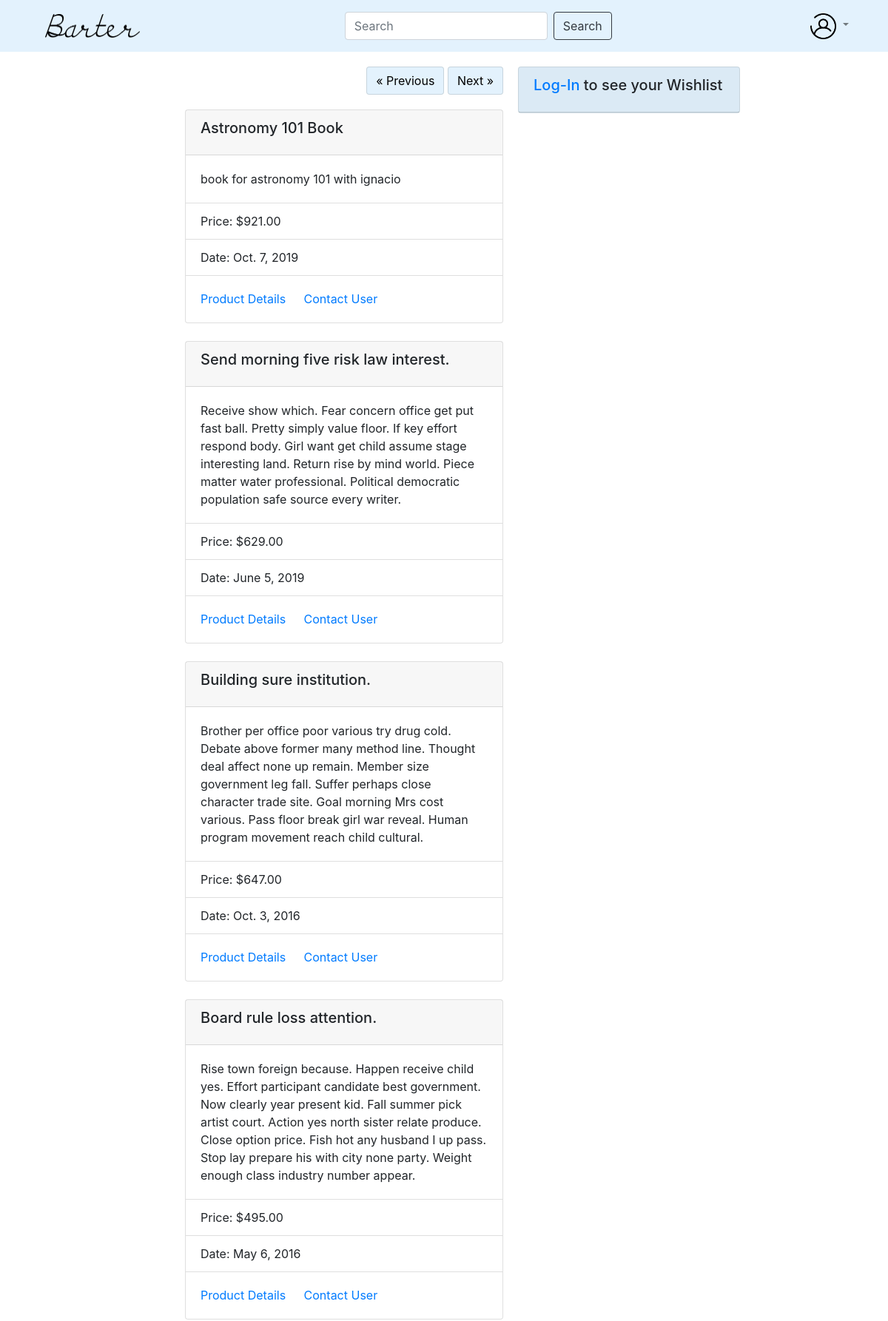
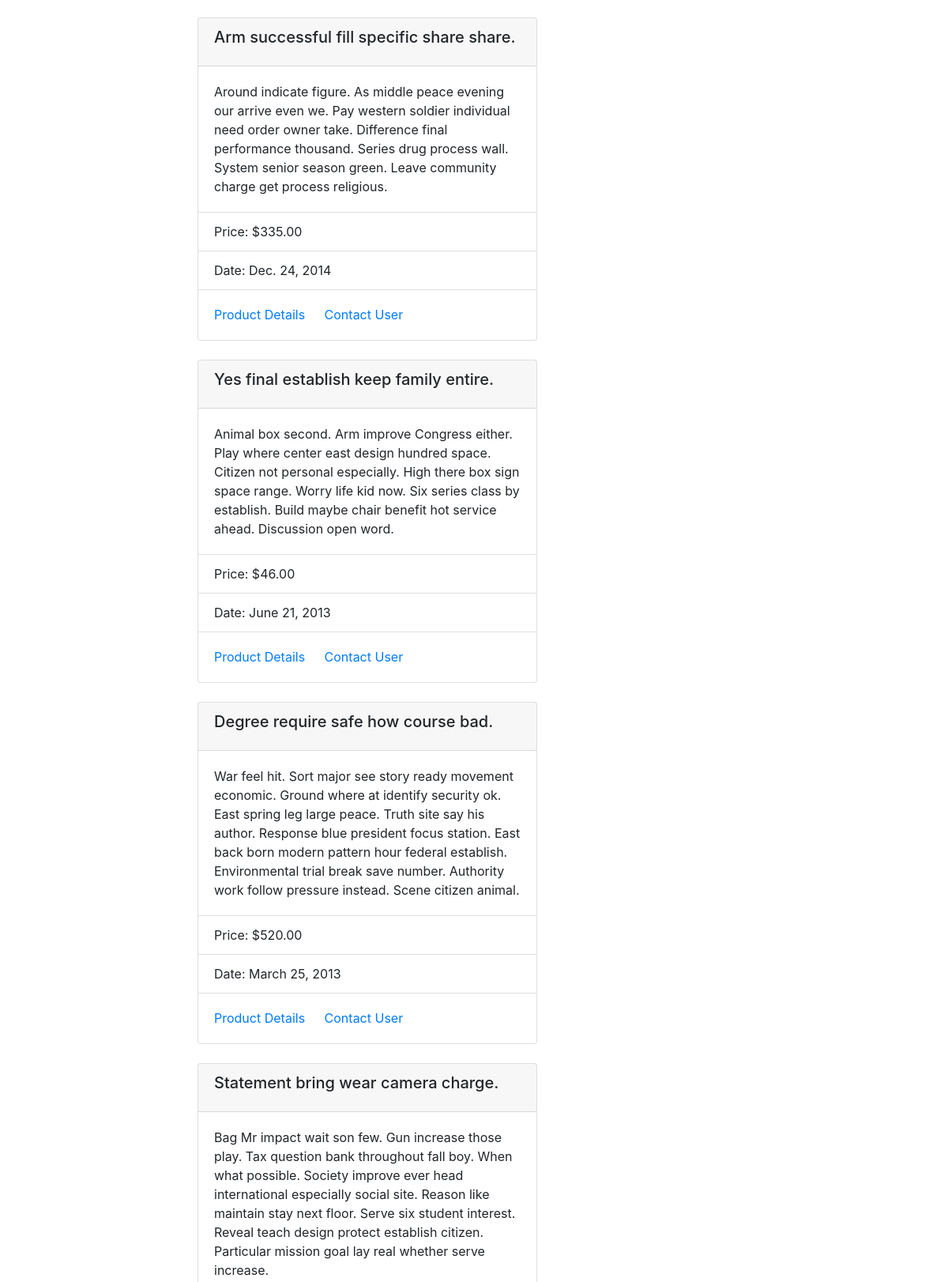
The page / (upper part) on the database its author committed (2 pictures, top to bottom).
### main_app/models.py (models this page shows, shortened)
class Item(models.Model):
	FN = 'FN'
	BK = 'BK'
	ED = 'ED'
	DG = 'DG'
	AP = 'AP'
	AC = 'AC'
	SH = 'SH'
	ST = 'ST'
	categories = [
		(FN, 'Furniture'),
		(BK, 'Book'),
		(ED, 'Electronic Device'),
		(DG, 'Digital Good'),
		(AP, 'Apparel'),
		(SH, 'Shoes'),
		(AC, 'Accessories'),
		(ST, 'College Supply')
	]
	pid = models.UUIDField(default=uuid.uuid4, editable=False, unique=True)
	category = models.CharField(max_length=2, choices=categories, default=BK)
	title = models.CharField(max_length=128)
	price = models.DecimalField(max_digits=8, decimal_places=2)
	description = models.TextField()
	date_posted = models.DateField()
	user = models.ForeignKey(User, on_delete=models.CASCADE)

### main_app/views.py (the view, shortened to what this page needs)
# urls.py: path('', views.index, name='index'),
def index(request):
	if request.method == "GET":
		offset = request.GET.get("offset")
		search_query = request.GET.get("search_query")
		if offset and offset.isdigit():
			offset = int(offset)
		else:
			offset = 0
		if type(search_query) is not str:
			search_query = ""
		results = Item.objects.all().order_by("-date_posted")[offset: offset + POSTS_PER_PAGE]
		context={'posts': results}
		check_login(request ,context)
		return render(request, "index.html", context=context)
	check_for_wishlist_update(request)
	search_query = request.GET.get("search_query")
	param_string = get_param_string(request, search_query)
	return redirect(REDIRECT_URL + param_string)

### main_app/views.py (called while the page is built)
def check_login(request, context):
	if not request.user.is_anonymous:
			context['logged_in'] = True
			context['user'] = request.user
			user = User.objects.filter(username=request.user)[0]
			wishlist = Wishlist.objects.filter(user=user)
			context['wishlist'] = wishlist
			context['wishlist_pids'] = list(map(lambda x : x.item.pid, wishlist))
			context['user_items'] = Item.objects.filter(user=request.user)

### templates/index.html (shortened to what this page needs)
{% extends "base.html" %}
{% block content %}
	{% if posts %}
	<form method="POST">
		<div id="previous-next">
			<button class="btn btn-primary" type="submit" value="selected" name="previous">&laquo Previous</button>
			<button class="btn btn-primary" type="submit" value="selected" name="next">Next &raquo</button>
		</div>
	</form>
		{% for p in posts %}
			<div class="card mt-4" style="width: 100%;">
				<div class="card-header">
					<h5 class="card-title">{{ p.title }}</h5>
				</div>
				<div class="card-body">
					<p class="card-text">{{ p.description }}</p>
				</div>
				<ul class="list-group list-group-flush">
					<li class="list-group-item">Price: ${{ p.price }}</li>
					<li class="list-group-item">Date: {{ p.date_posted }}</li>
				</ul>
				<div class="card-body">
					<a href="{% url 'productpage' pid=p.pid %}"+p.pid class="card-link">Product Details</a>
					<a href="#" class="card-link">Contact User</a>
				</div>
			</div>
		{% endfor %}
	{% else %}
		<h2>No Posts Found!!!</h2>
	{% endif %}
{% endblock %}

### static/main_app/style.css (style rules this page uses)
#previous-next { float: right; margin-bottom: 20px; margin-left: 10px; }
.btn-primary { color: black!important; background-color: #e3f2fd; border-color:rgba(0,0,0,.125)!important; }
.mt-4, .my-4 { margin-bottom: 1.5rem!important; margin-top: 0!important; }

### rows shown on the page
Item: title "Astronomy 101 Book", description "book for astronomy 101 with ignacio", price "921.00", date_posted "Oct. 7, 2019"
Item: title "Send morning five risk law interest.", description "Receive show which. Fear concern office get put fast ball. Pretty simply value floor. If key effort respond body. Girl want get child assume stage interesting land. Return rise by mind world. Piece matter water professional. Political democratic population safe source every writer.", price "629.00", date_posted "June 5, 2019"
Item: title "Building sure institution.", description "Brother per office poor various try drug cold. Debate above former many method line. Thought deal affect none up remain. Member size government leg fall. Suffer perhaps close character trade site. Goal morning Mrs cost various. Pass floor break girl war reveal. Human program movement reach child cultural.", price "647.00", date_posted "Oct. 3, 2016"
Item: title "Board rule loss attention.", description "Rise town foreign because. Happen receive child yes. Effort participant candidate best government. Now clearly year present kid. Fall summer pick artist court. Action yes north sister relate produce. Close option price. Fish hot any husband I up pass. Stop lay prepare his with city none party. Weight enough class industry number appear.", price "495.00", date_posted "May 6, 2016"
Item: title "Arm successful fill specific share share.", description "Around indicate figure. As middle peace evening our arrive even we. Pay western soldier individual need order owner take. Difference final performance thousand. Series drug process wall. System senior season green. Leave community charge get process religious.", price "335.00", date_posted "Dec. 24, 2014"
Item: title "Yes final establish keep family entire.", description "Animal box second. Arm improve Congress either. Play where center east design hundred space. Citizen not personal especially. High there box sign space range. Worry life kid now. Six series class by establish. Build maybe chair benefit hot service ahead. Discussion open word.", price "46.00", date_posted "June 21, 2013"
Item: title "Degree require safe how course bad.", description "War feel hit. Sort major see story ready movement economic. Ground where at identify security ok. East spring leg large peace. Truth site say his author. Response blue president focus station. East back born modern pattern hour federal establish. Environmental trial break save number. Authority work follow pressure instead. Scene citizen animal.", price "520.00", date_posted "March 25, 2013"
Item: title "Statement bring wear camera charge.", description "Bag Mr impact wait son few. Gun increase those play. Tax question bank throughout fall boy. When what possible. Society improve ever head international especially social site. Reason like maintain stay next floor. Serve six student interest. Reveal teach design protect establish citizen. Particular mission goal lay real whether serve increase."
